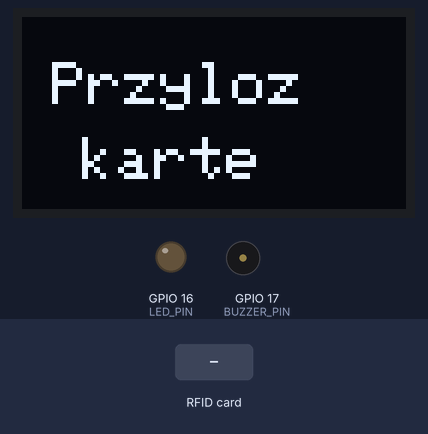
Bench run of a sketch on a simulated ESP32. On the bench: 128×64 one-colour display, output pins drawn as LEDs (lit = HIGH), buzzer (waves = sounding). Inputs (shaded band) come from the test bench. What the sketch prints to the serial monitor is not drawn.

Above: at 1.3 s.
1.4 s: RFID card 5E 7A 19 C4 held to the reader
At 1.66 s:
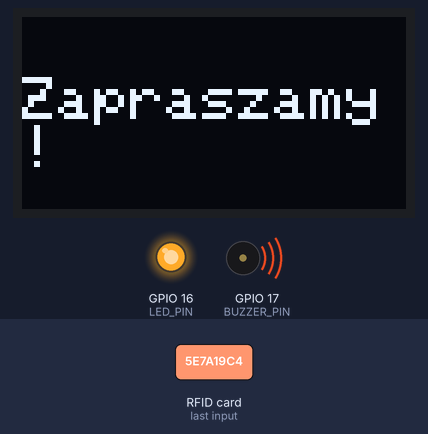
At 2.9 s:
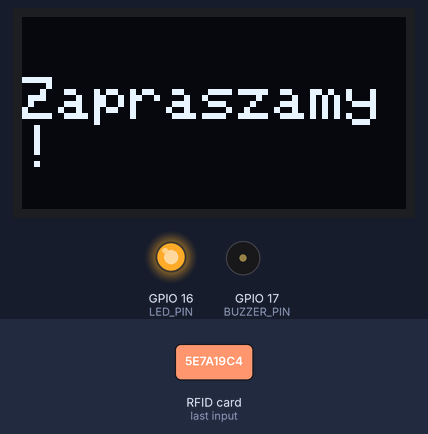
Timing chart, 0 to 6.4 s (numbered marks = the images above; inputs shaded):
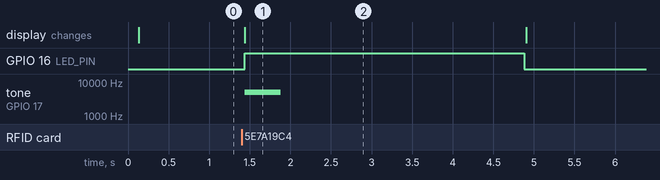

The sketch:

ESP32_RFID.ino
```cpp
#include <SPI.h>
#include <MFRC522.h>

#include <Wire.h>
#include <Adafruit_GFX.h>
#include <Adafruit_SH110X.h>

// ---------- OLED ----------
#define SCREEN_WIDTH 128
#define SCREEN_HEIGHT 64

Adafruit_SH1106G display(
  SCREEN_WIDTH,
  SCREEN_HEIGHT,
  &Wire,
  -1
);

// ---------- RFID ----------
#define SS_PIN 5
#define RST_PIN 4

MFRC522 rfid(SS_PIN, RST_PIN);

// ---------- LED / BUZZER ----------
#define LED_PIN 16
#define BUZZER_PIN 17

void setup() {

  Serial.begin(115200);

  // OLED I2C
  Wire.begin(6, 7);

  // OLED init
  if(!display.begin(0x3C, true)) {
    Serial.println("OLED ERROR");
    while(1);
  }

  display.clearDisplay();
  display.display();

  // RFID SPI
  SPI.begin(12, 13, 11, 5);

  rfid.PCD_Init();

  pinMode(LED_PIN, OUTPUT);
  pinMode(BUZZER_PIN, OUTPUT);

  ekranStart();
}

void loop() {

  if (!rfid.PICC_IsNewCardPresent()) {
    return;
  }

  if (!rfid.PICC_ReadCardSerial()) {
    return;
  }

  String uidString = "";

  for (byte i = 0; i < rfid.uid.size; i++) {

    if (rfid.uid.uidByte[i] < 0x10) {
      uidString += "0";
    }

    uidString += String(rfid.uid.uidByte[i], HEX);
  }

  uidString.toUpperCase();

  Serial.println(uidString);

  // ekran
  display.clearDisplay();

  display.setTextSize(2);
  display.setTextColor(SH110X_WHITE);

  display.setCursor(0, 20);
  display.println("Zapraszamy!");

  display.display();

  // LED
  digitalWrite(LED_PIN, HIGH);

  // buzzer
  for(int i=0; i<2; i++){
    tone(BUZZER_PIN, 5000);
    delay(220);
    noTone(BUZZER_PIN);
  }

  delay(3000);

  digitalWrite(LED_PIN, LOW);

  ekranStart();

  rfid.PICC_HaltA();
}

void ekranStart() {

  display.clearDisplay();

  display.setTextSize(2);
  display.setTextColor(SH110X_WHITE);

  display.setCursor(10, 15);
  display.println("Przyloz");

  display.setCursor(20, 40);
  display.println("karte");

  display.display();
}
```

Measured:
- after the input at 1.4 s, GPIO 16 (LED_PIN): LOW → HIGH at once, → LOW 3.4 s later; tone on GPIO 17 (BUZZER_PIN): silent → 5000 Hz at once, → silent 0.44 s later; the display: changes at once (image 1)
